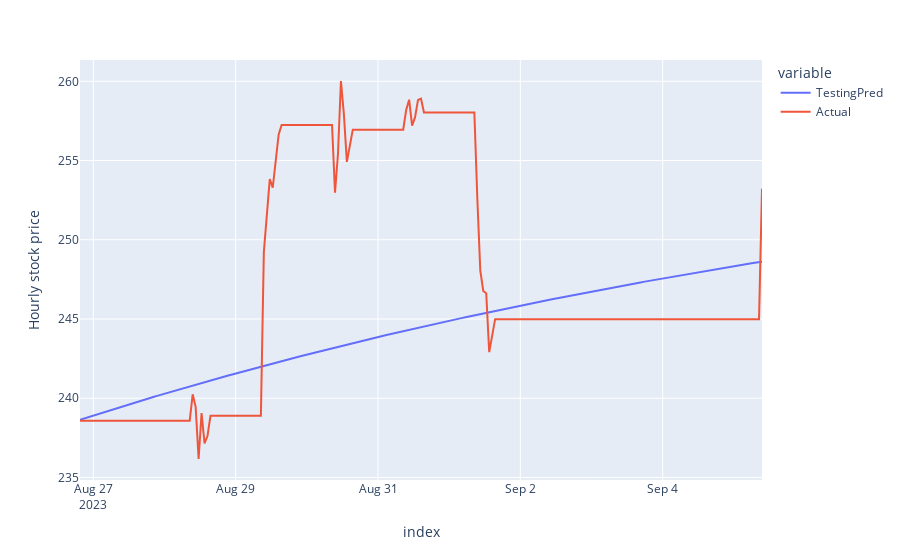

The cell this chart's notebook holds for it:
### Code cell
fig=px.line(d1,labels={"value":"Hourly stock price"})
fig.show()

### Figure 1 — Plotly figure (JSON) as saved in the notebook; plotly's stock layout.template omitted (floating-point values rounded to 4 significant figures; data arrays with more than 128 entries replaced by an {"elided": "..."} marker saying what was removed)
{"data": [{"hovertemplate": "variable=TestingPred<br>index=%{x}<br>Hourly stock price=%{y}<extra></extra>", "legendgroup": "TestingPred", "line": {"color": "#636efa", "dash": "solid"}, "marker": {"symbol": "circle"}, "mode": "lines", "name": "TestingPred", "orientation": "v", "showlegend": true, "type": "scatter", "x": {"elided": "231 str values"}, "xaxis": "x", "y": {"elided": "231 float values"}, "yaxis": "y"}, {"hovertemplate": "variable=Actual<br>index=%{x}<br>Hourly stock price=%{y}<extra></extra>", "legendgroup": "Actual", "line": {"color": "#EF553B", "dash": "solid"}, "marker": {"symbol": "circle"}, "mode": "lines", "name": "Actual", "orientation": "v", "showlegend": true, "type": "scatter", "x": {"elided": "231 str values"}, "xaxis": "x", "y": {"elided": "231 float values"}, "yaxis": "y"}], "layout": {"autosize": true, "legend": {"title": {"text": "variable"}, "tracegroupgap": 0}, "margin": {"t": 60}, "xaxis": {"anchor": "y", "autorange": true, "domain": [0, 1], "range": ["2023-08-26 19:30", "2023-09-05 09:30"], "title": {"text": "index"}, "type": "date"}, "yaxis": {"anchor": "x", "autorange": true, "domain": [0, 1], "range": [234.8, 261.3], "title": {"text": "Hourly stock price"}, "type": "linear"}}}
